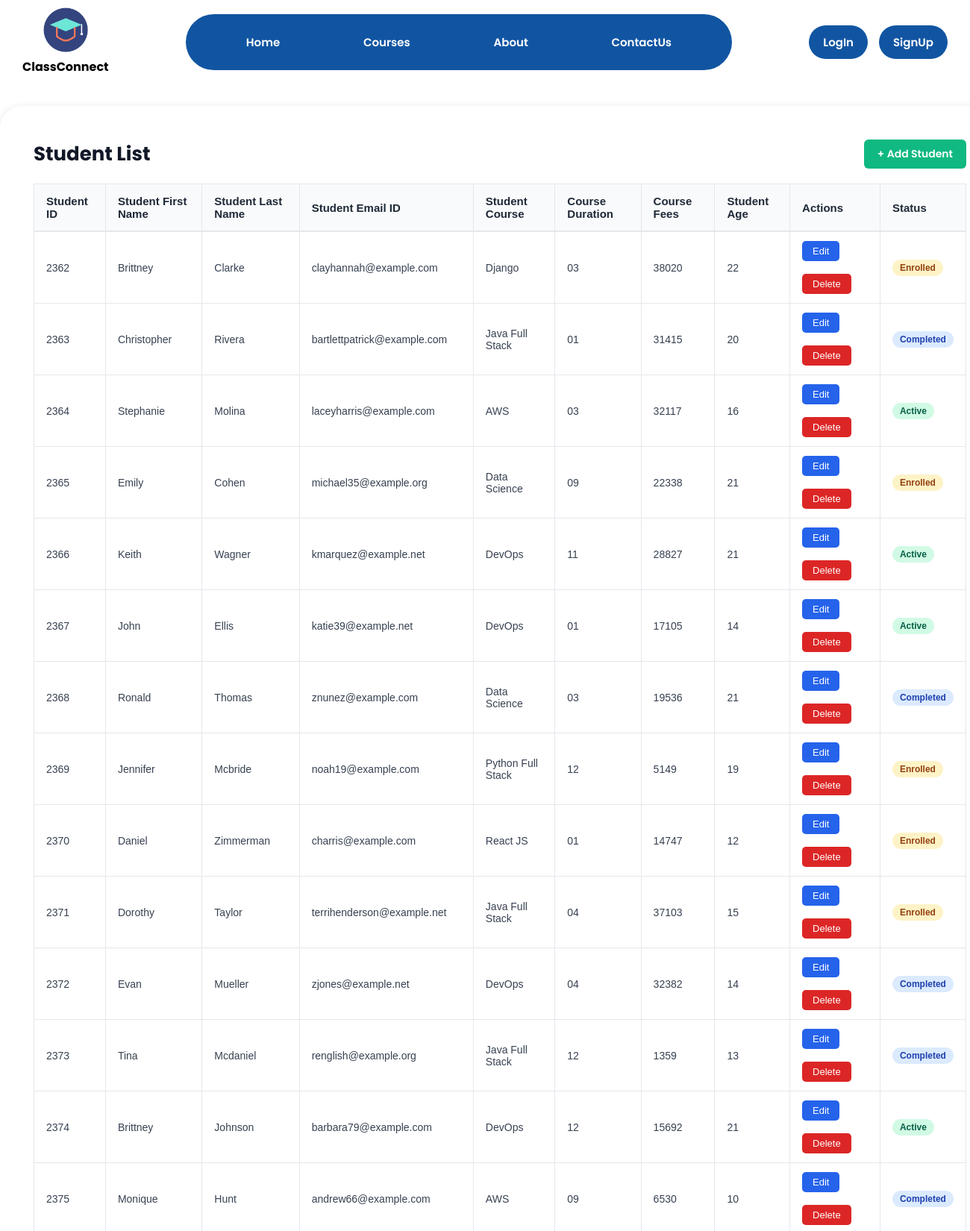
The page / (upper part) on the database its author committed.
### testapp/models.py (models this page shows)
class Student(models.Model):
    student_First_Name = models.CharField(max_length = 150)
    student_Last_Name = models.CharField(max_length = 150)
    student_Email_Id =  models.EmailField()
    course_Name = models.CharField(max_length = 150)
    student_Age =  models.IntegerField()
    course_Duration = models.CharField(max_length=20, default='3 Months')
    course_Fees =  models.IntegerField()
    STATUS_CHOICES = [
        ('Active', 'Active'),
        ('Completed', 'Completed'),
        ('Enrolled', 'Enrolled'),
    ]
    status = models.CharField(max_length=20, choices=STATUS_CHOICES, default='Active')

### testapp/views.py (the view)
# urls.py: 2. Add a URL to urlpatterns:  path('', views.home, name='home')
def home(request):
    stu_list  = Student.objects.all()
    return render(request, 'home.html', {'stu_list':stu_list} )

### templates/home.html
{% extends 'index.html' %}
{% load static %}
{% block body_block %}
<link rel="stylesheet" href="{% static 'css/home.css' %}">
<div class="content-wrapper">
    <div class="header-container">
        <h2>Student List</h2>
        <a href="/addstudent/" class="btn-add">+ Add Student</a>
    </div>
    <table>
        <thead>
            <tr>
                <th> Student ID</th>
                <th> Student First Name</th>
                <th> Student Last Name</th>
                <th> Student Email ID</th>
                <th> Student Course</th>
                <th> Course Duration</th>
                <th> Course Fees</th>
                <th> Student Age</th>
                <th>Actions</th>
                <th>Status</th>
            </tr>
        </thead>
        <tbody>
            {% for stu in stu_list %}
            <tr>
                <td>{{ stu.id }}</td>
                <td>{{ stu.student_First_Name }}</td>
                <td>{{ stu.student_Last_Name }}</td>
                <td>{{ stu.student_Email_Id }}</td>
                <td>{{ stu.course_Name }}</td>
                <td>{{ stu.course_Duration }}</td>
                <td>{{ stu.course_Fees }}</td>
                <td>{{ stu.student_Age }}</td>
                <td>
                    <a href="/editstudent/{{stu.id}}" class="btn-edit">Edit</a>
                    <a href="/delete/{{stu.id}}" class="btn-delete">Delete</a>
                </td>
                <td>
               {% if stu.status == 'Active' %}
                  <span class="badge badge-active">Active</span>
               {% elif stu.status == 'Completed' %}
                    <span class="badge badge-completed">Completed</span>
                {% else %}
                   <span class="badge badge-enrolled">Enrolled</span>
                {% endif %}
                </td>
            </tr>
            {% endfor %}
        </tbody>
    </table>
</div>
{% endblock %}

### templates/index.html (shortened to what this page needs)
<!DOCTYPE html>
{% load static %}
<html lang="en">
<head>
    <link rel="stylesheet" href="https://cdnjs.cloudflare.com/ajax/libs/font-awesome/6.5.1/css/all.min.css">
    <link rel="stylesheet" href="{% static 'css/index.css' %}">
</head>
<body>
    <nav class="nav">
    <center>
    <img src="{% static 'images/logo.png' %}" alt="Logo" width="60">
    <br>
    <b>ClassConnect</b>
    </center>
     <ul class="menubar">
        <li><a href="/">Home</a></li>
        <li><a href="/courses">Courses</a></li>
        <li><a href="/about">About</a></li>
        <li><a href="/contact"></i>ContactUs</a></li>
        </ul>
        <ul class="profile">
        {% if user.is_authenticated %}
        <li><a href="#">Profile({{ user.username }})</a></li>
        <li><a href="/logout/"></i>Logout</a></li>
        {% else %}
        <li><a href="/accounts/login/"></i> LogIn</a></li>
         <li><a href="/signup/"></i>SignUp</a></li>
        {% endif %}
    </ul>
    </nav>
 {% block body_block %}
{% endblock %}
</body>
</html>

### static/css/index.css (style rules this page uses)
body { font-family: "Poppins", sans-serif; font-style: normal; margin: 0; padding: 0; }
.nav { display: flex; align-items: center; justify-content: space-between; padding: 10px 30px; box-sizing: border-box; }
.menubar { width: 55%; display: flex; justify-content: space-around; align-items: center; list-style: none; background: rgb(17, 85, 162); border-radius: 80px; padding: 25px 25px; margin: 0; }
.menubar a { text-decoration: none; padding: 8px 14px; border-radius: 40px; font-size: 15px; font-weight: 600; color: white; border: 1px solid transparent; transition: all 0.3s ease; }
.profile { display: flex; align-items: center; list-style: none; gap: 15px; margin: 0; padding: 0; }
.profile li a { display: inline-flex; align-items: center; gap: 8px; background-color: rgb(17, 85, 162); color: white; padding: 10px 18px; border-radius: 30px; text-decoration: none; font-size: 15px; font-weight: 600; border: 1px solid transparent; transition: all 0.3s ease; }

### static/css/home.css (style rules this page uses)
.content-wrapper { width: 100%; max-width: 1250px; margin: 30px auto; background-color: #ffffff; padding: 45px; border-radius: 30px; box-shadow: 0 0 10px rgba(0, 0, 0, 0.08); gap: 5px; }
.header-container { display: flex; justify-content: space-between; align-items: center; margin-bottom: 20px; }
.header-container h2 { font-size: 26px; font-weight: 700; color: #111827; margin: 0; }
.btn-add { background-color: #10b981; color: #ffffff; padding: 9px 18px; text-decoration: none; border-radius: 6px; font-weight: 600; font-size: 14px; display: inline-block; }
table { width: 100%; border-collapse: collapse; font-family: Arial, sans-serif; border: 1px solid #e5e7eb; }
thead th { background-color: #f9fafb; color: #1f2937; font-size: 15px; font-weight: bold; padding: 14px 16px; text-align: left; border-bottom: 2px solid #e5e7eb; border-right: 1px solid #e5e7eb; }
thead th:last-child { border-right: none; }
tbody td { padding: 12px 16px; font-size: 14px; color: #374151; border-bottom: 1px solid #e5e7eb; border-right: 1px solid #e5e7eb; }
tbody td:last-child { border-right: none; }
.btn-edit { background-color: #2563eb; color: #ffffff; padding: 6px 14px; text-decoration: none; border-radius: 5px; font-size: 13px; font-weight: 500; display: inline-block; margin-right: 6px; margin-bottom: 17px; }
.btn-delete { background-color: #dc2626; color: #ffffff; padding: 6px 14px; text-decoration: none; border-radius: 5px; font-size: 13px; font-weight: 500; display: inline-block; }
.badge { padding: 4px 10px; border-radius: 12px; font-size: 12px; font-weight: bold; display: inline-block; }
.badge-active { background-color: #d1fae5; color: #065f46; }
.badge-completed { background-color: #dbeafe; color: #1e40af; }
.badge-enrolled { background-color: #fef3c7; color: #92400e; }

### rows shown on the page
Student: id "2362", student_First_Name "Brittney", student_Last_Name "Clarke", student_Email_Id "clayhannah@example.com", course_Name "Django", course_Duration "03", course_Fees "38020", student_Age "22", status "Enrolled"
Student: id "2363", student_First_Name "Christopher", student_Last_Name "Rivera", student_Email_Id "bartlettpatrick@example.com", course_Name "Java Full Stack", course_Duration "01", course_Fees "31415", student_Age "20", status "Completed"
Student: id "2364", student_First_Name "Stephanie", student_Last_Name "Molina", student_Email_Id "laceyharris@example.com", course_Name "AWS", course_Duration "03", course_Fees "32117", student_Age "16", status "Active"
Student: id "2365", student_First_Name "Emily", student_Last_Name "Cohen", student_Email_Id "michael35@example.org", course_Name "Data Science", course_Duration "09", course_Fees "22338", student_Age "21", status "Enrolled"
Student: id "2366", student_First_Name "Keith", student_Last_Name "Wagner", student_Email_Id "kmarquez@example.net", course_Name "DevOps", course_Duration "11", course_Fees "28827", student_Age "21", status "Active"
Student: id "2367", student_First_Name "John", student_Last_Name "Ellis", student_Email_Id "katie39@example.net", course_Name "DevOps", course_Duration "01", course_Fees "17105", student_Age "14", status "Active"
Student: id "2368", student_First_Name "Ronald", student_Last_Name "Thomas", student_Email_Id "znunez@example.com", course_Name "Data Science", course_Duration "03", course_Fees "19536", student_Age "21", status "Completed"
Student: id "2369", student_First_Name "Jennifer", student_Last_Name "Mcbride", student_Email_Id "noah19@example.com", course_Name "Python Full Stack", course_Duration "12", course_Fees "5149", student_Age "19", status "Enrolled"
Student: id "2370", student_First_Name "Daniel", student_Last_Name "Zimmerman", student_Email_Id "charris@example.com", course_Name "React JS", course_Duration "01", course_Fees "14747", student_Age "12", status "Enrolled"
Student: id "2371", student_First_Name "Dorothy", student_Last_Name "Taylor", student_Email_Id "terrihenderson@example.net", course_Name "Java Full Stack", course_Duration "04", course_Fees "37103", student_Age "15", status "Enrolled"
Student: id "2372", student_First_Name "Evan", student_Last_Name "Mueller", student_Email_Id "zjones@example.net", course_Name "DevOps", course_Duration "04", course_Fees "32382", student_Age "14", status "Completed"
Student: id "2373", student_First_Name "Tina", student_Last_Name "Mcdaniel", student_Email_Id "renglish@example.org", course_Name "Java Full Stack", course_Duration "12", course_Fees "1359", student_Age "13", status "Completed"
Student: id "2374", student_First_Name "Brittney", student_Last_Name "Johnson", student_Email_Id "barbara79@example.com", course_Name "DevOps", course_Duration "12", course_Fees "15692", student_Age "21", status "Active"
Student: id "2375", student_First_Name "Monique", student_Last_Name "Hunt", student_Email_Id "andrew66@example.com", course_Name "AWS", course_Duration "09", course_Fees "6530", student_Age "10", status "Completed"
